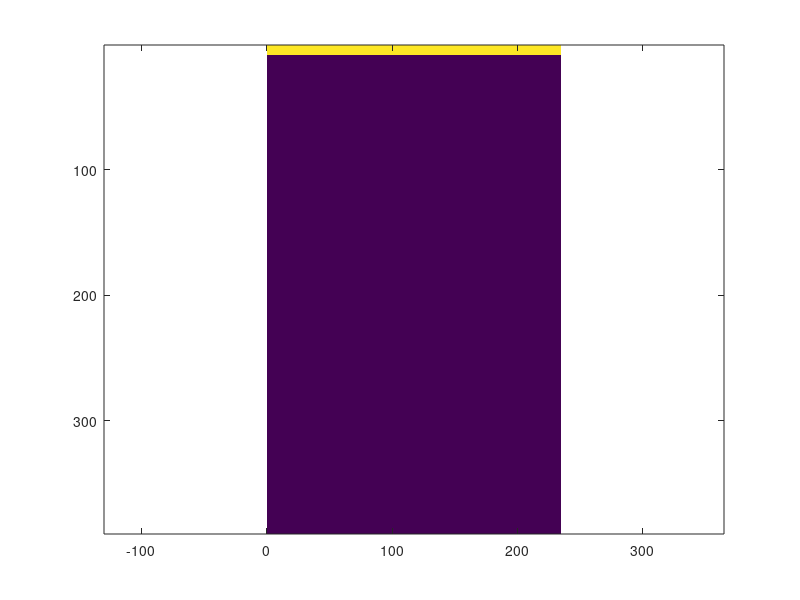

Source code (MATLAB): (Note: this script raises an error after producing the figure.)
%%%%%%%%%%%%%%%%%%%%%%%%%%%%%%%%%%%%%%%%%%%%%%%%%%%%%%%%%%%%%
% GIANMARCO PINTON
% FIRST WRITTEN: 2018-06-21
% LAST MODIFIED: 2022-03-03
% Launch Fullwave 2 code, easy matlab wrapper
% Easy plane wave beamformer
%%%%%%%%%%%%%%%%%%%%%%%%%%%%%%%%%%%%%%%%%%%%%%%%%%%%%%%%%%%%%
%%% Basic variables %%%%%%%%%%%%%%%%%%%%%%%%%%%%%%%%%%%%%%%%%
c0 = 1540;         % average speed of sound (m/s)
omega0 = 2*pi*1e6; % center radian frequency of transmitted wave
wX = 3e-2;         % width of simulation field (m)
wY = 5e-2;         % depth of simulation field (m)
duration = wY*2.3/c0;  % duration of simulation (s)
p0 = 1e5; % pressure in Pa
%%% Advanced variables %%%%%%%%%%%%%%%%%%%%%%%%%%%%%%%%%%%%%%
ppw = 12;          % number of points per spatial wavelength
cfl = 0.4;         % Courant-Friedrichs-Levi condition
ppp = ppw/cfl;     % points per period
%%% Grid size calculations %%%%%%%%%%%%%%%%%%%%%%%%%%%%%%%%%%
lambda = c0/omega0*2*pi; % wavelength (m)
nX = round(wX/lambda*ppw);  % number of lateral elements
nY = round(wY/lambda*ppw);  % number of depth elements
nT = round(duration*c0/lambda*ppw/cfl); % number of time points
dX = c0/omega0*2*pi/ppw % step size in x
dY = dX; % step size in y (please keep step sizes the same)
dT = dX/c0*cfl; % step size in time
nangles=11; 
dtheta=1.75*pi/180;
rho0=1000;

ncycles = 2; % number of cycles in pulse
dur = 2; % exponential drop-off of envelope
%%% Generate input coordinates %%%%%%%%%%%%%%%%%%%%%%%%%%%
inmap = zeros(nX,nY); 
inmap(:,1:8)=ones(nX,8);
imagesc(inmap'), axis equal, axis tight
incoords = mapToCoords(inmap); % note zero indexing for compiled code
plot(incoords(:,1),incoords(:,2),'.')
%%% Generate initial conditions based on input coordinates %%%%%%
ncycles = 2; % number of cycles in pulse
dur = 2; % exponential drop-off of envelope
fcen=[round(nX/2) round(nY/1.3)]; % center of focus
t = (0:nT-1)/nT*duration-ncycles/omega0*2*pi;
icvec = exp(-(1.05*t*omega0/(ncycles*pi)).^(2*dur)).*sin(t*omega0)*p0;
plot(icvec)
icmat=repmat(icvec,size(incoords,1)/8,1);
for k=2:8
  t=t-dX/c0; icvec = exp(-(1.05*t*omega0/(ncycles*pi)).^(2*dur)).*sin(t*omega0)*p0;
  icmat=[icmat' repmat(icvec,size(incoords,1)/8,1)']';
end
imagesc(icmat)
%%% Generate output coordinates %%%%%%%%%%%%%%%%%%%%%%%%%%
modX=1; modY=1;
outcoords = coordsMatrix(nX,nY,modX,modY);
plot(outcoords(:,1),outcoords(:,2),'.')
outcoords(:,3)=0; % label zero for total field
outcoords(find(outcoords(:,2)==9),3)=1; % label 1 for transducer surface
idc=find(outcoords(:,3)==0);
idxducer=find(outcoords(:,3)==1);
plot(outcoords(idc,1),outcoords(idc,2),'.'),hold on
plot(outcoords(idxducer,1),outcoords(idxducer,2),'r.'), hold off
%%% Generate field maps %%%%%%%%%%%%%%%%%%%%%%%%%%%%%%%%%%
cmap = ones(nX,nY)*1540;   % speed of sound map (m/s)
rhomap = ones(nX,nY)*1000; % density map (kg/m^3)
Amap = ones(nX,nY)*0.0;    % attenuation map (dB/MHz/cm)
betamap = ones(nX,nY)*0.0;    % nonlinearity map 
%% Let's add a surface %%%%%%%%%%%%%%%%%%%%%%%%%%
for m=1:1:floor(nY*dY*1e2)
  rhomap(round(nX/2),round(m*1e-2/dY))=0.65*rho0; % point
end
imagesc(rhomap')

if(1) % speckle
  scat_density=0.015;
  scats=rand(nX,nY);
  scats(find(scats>scat_density))=0;
  scats=scats/max(max(scats));
  mean(mean(scats))
  scats(:,1:10)=0; % don't put scatterers inside your transducer
  rhosr=0.0375; % scatterer impedance contrast 
  %rhomap=rhomap-scats*rho0*rhosr;
  cmap=cmap-scats*c0*rhosr;
end


%[m.c m.rho m.A m.N] = img2fieldFlatten('r102gh.tif',dX,dY,c0,rho0);

c=cmap; rho=rhomap; A=Amap; beta=betamap;
for n=1:nangles
    theta=(n-(nangles+1)/2)*dtheta

    fcen=[round(1e6/dY)*sin(theta) round(1e6/dY)]; % center of focus
    t = (0:nT-1)/nT*duration-ncycles/omega0*2*pi;
    icvec = exp(-(1.05*t*omega0/(ncycles*pi)).^(2*dur)).*sin(t*omega0)*p0;
    plot(icvec)
    icmat=repmat(icvec,size(incoords,1)/8,1);
    for k=2:8
      t=t-dX/c0; icvec = exp(-(1.05*t*omega0/(ncycles*pi)).^(2*dur)).*sin(t*omega0)*p0;
      icmat=[icmat' repmat(icvec,size(incoords,1)/8,1)']';
    end
    icmat = focusCoords(fcen(1),fcen(2),incoords,icvec,cfl);
    imagesc(icmat), drawnow
  
    cwd=pwd; addpath(cwd);
    outdir=['/kulm/scratch/lesion' num2str(n)]; eval(['!mkdir -p ' outdir]); 
    eval(['!cp fullwave2_try6_nln_relaxing ' outdir]);
    cd(outdir)
 
    prep_fullwave2_try6_nln_relaxing9(c0,omega0,wX,wY,duration,p0,ppw,cfl,c,rho,A,beta,incoords,outcoords,icmat)
  if(n<nangles)
    eval('!./fullwave2_try6_nln_relaxing &')
  elseif(n==nangles)
    eval('!./fullwave2_try6_nln_relaxing')
  end
  cd(cwd);
end


%% propagation movie %%
n=round(nangles/2);
outdir=['/kulm/scratch/lesion' num2str(n) '/']
idc=find(outcoords(:,3)==0);

ncoordsout=size(outcoords,1)
nX2=length(1:modX:nX); nY2=length(1:modY:nY);
nRun=sizeOfFile([outdir 'genout.dat'])/4/ncoordsout
genout = readGenoutSlice([outdir 'genout.dat'],0:nRun-1,size(outcoords,1),idc);
p = reshape(genout,size(genout,1),nY2-1,nX2);
imagesc(squeeze(p(end,:,:))), colorbar

%% use powcompress to view small amplitude fields %%
for i=1:20:size(p,1)
  imagesc(powcompress(squeeze(p(i,:,:)),1/3)), title(num2str(i)), drawnow
end



%%% GENERATE IMAGE %%%%%%%%%%%%%%%%%%%%%%%%%%%%%%%%%%%%%%%%%%%%%%%%%%%%%%%%
deps = 1e-3:lambda/8:nY*dY;
lats = -wX/2:lambda/8:wX/2;

idxducer=find(outcoords(:,3)==1);
xducercoords = outcoords(idxducer,:);
ncoordsout=size(outcoords,1);

n=round(nangles/2);
outdir=['/kulm/scratch/lesion' num2str(n) '/']
nRun=sizeOfFile([outdir 'genout.dat'])/4/ncoordsout;

pxducer = readGenoutSlice([outdir 'genout.dat'],0:nRun-1,size(outcoords,1),idxducer);
imagesc(powcompress(pxducer,1/3))
px=pxducer(:,round(size(pxducer,2)/2));
[val idt0]=max(abs(hilbert(px)))

bm=zeros(length(lats),length(deps),nangles);
idps=cell(length(lats),length(deps));
fnumber=1;

for n=1:nangles
    theta=(n-(nangles+1)/2)*dtheta
     
  outdir=['/kulm/scratch/lesion' num2str(n) '/']
  nRun=sizeOfFile([outdir 'genout.dat'])/4/ncoordsout;

  pxducer=readGenoutSlice([outdir 'genout.dat'],0:nRun-1,size(outcoords,1),idxducer);
  figure(3), imagesc(powcompress(pxducer,1/4)), drawnow
  px=pxducer(:,round(size(pxducer,2)/2));
  [val idt0]=max(abs(hilbert(px)))

    idps=cell(length(lats),length(deps));
    for ii=1:length(lats)
      lat=lats(ii);
      for jj=1:length(deps)
        dep=deps(jj);
        fcen=round([lat/dY+mean(xducercoords(:,1)) dep/dY ]);
        idx=find(abs(xducercoords(:,1)-fcen(1))<=fcen(2)/fnumber);
        dd=focusProfile(fcen,xducercoords(idx,:),dT/dY*c0);
        %idt=idt0+round(2*dep/double(c0)/(dT));
        idt=idt0+round(dep/double(c0)/(dT)+(dep*cos(theta)+lat*sin(theta))/double(c0)/dT);
         idp=double((size(pxducer,1)*(idx-1))+double(idt)+dd);
	idp=idp(find(idp>0 & idp<=size(pxducer,1)*size(pxducer,2)));
        idps{ii,jj}=idp;
      end
    end

  for ii=1:length(lats)
    for jj=1:length(deps)
      bm(ii,jj,n)=sum(pxducer(idps{ii,jj}));
    end
  end

  figure(1)
  imagesc(lats,deps,dbzero(abs(hilbert(bm(:,:,n)'))),[-50 0]);
   colormap gray, cbar=colorbar; title(cbar,'dB')
  xlabel('mm'), ylabel('mm')
  axis equal, axis tight

  
  figure(2)
  imagesc(lats,deps,dbzero(abs(hilbert(mean(bm(:,:,1:n),3)'))),[-50 0]);
  colormap gray, cbar=colorbar; title(cbar,'dB')
  xlabel('mm'), ylabel('mm')
  axis equal, axis tight

end

%% PLOT THE BMODE IMAGE %%

for n=1:nangles
  figure(2)
  imagesc(lats,deps,dbzero(abs(hilbert(mean(bm(:,:,1:n),3)'))),[-50 0]);
  colormap gray, cbar=colorbar; title(cbar,'dB')
  xlabel('mm'), ylabel('mm')
  axis equal, axis tight
  drawnow
end





